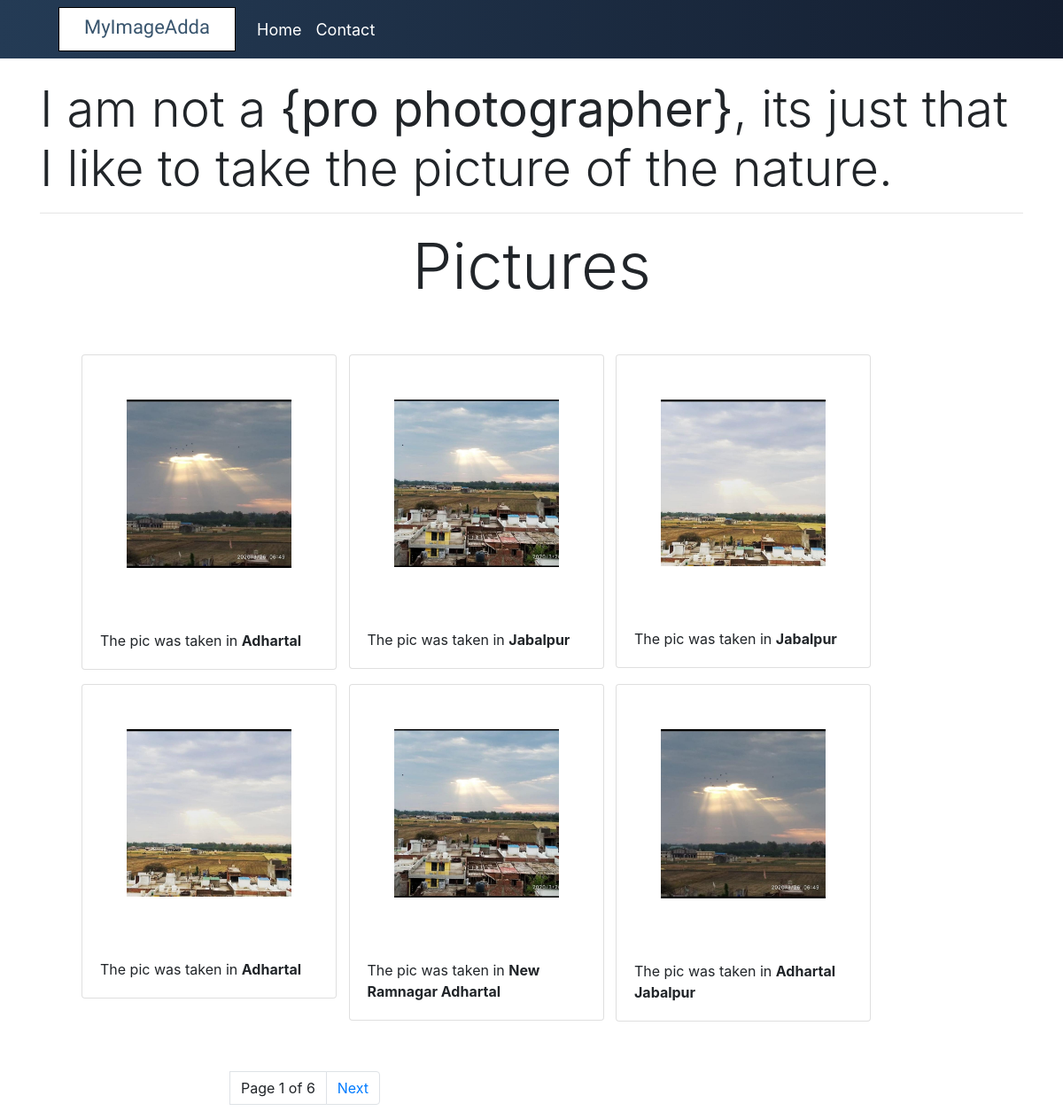
The page / on the database its author committed.
### MyImageAdda/models.py (models this page shows, shortened)
class Image(models.Model):
    picture = models.ImageField()
    place = models.CharField(max_length=200)

### MyImageAdda/views.py (the view)
# urls.py: path('', views.index, name='index')
def index(request):
    pic_list = Image.objects.all()
    paginator = Paginator(pic_list, 6)
    page = request.GET.get('page')
    try:
        pics = paginator.page(page)
    except PageNotAnInteger:
        pics = paginator.page(1)
    except EmptyPage:
        pics = paginator.page(paginator.num_pages)
    context = {
        'page': page,
        'pics': pics
    }
    return render(request, 'MyImageAdda/index.html', context)

### MyImageAdda/templates/MyImageAdda/index.html (shortened to what this page needs)
{% extends 'MyImageAdda/base.html' %}
{% load static %}
{% block content %}
<div class="container">
    <p class="display-4 pt-4">I am not a <strong>{pro photographer}</strong>, its just that I like to take the picture of the nature.</p>
    <hr>
    <h2 class="display-3 text-center ">Pictures</h2>
    <div class="row my-5 mx-3">
        {% for x in pics %}
        <div class="col-lg-3 mx-3">
            <div class="card my-2 " style="width: 18rem;">
                <img src="{{ x.picture.url }}" class="zoom card-img-top" alt="...">
                <div class="card-body">
                    <p class="card-text">The pic was taken in <strong>{{x.place}}</strong></p>
                </div>
            </div>
        </div>
        {% endfor %}
    </div>
</div>
{% include "MyImageAdda/pagination.html" with page=pics %}
{% endblock content %}

### MyImageAdda/templates/MyImageAdda/base.html (shortened to what this page needs)
{% load static %}
<!DOCTYPE html>
<html lang="en">
<head>
    <link rel="stylesheet" href="https://stackpath.bootstrapcdn.com/bootstrap/4.5.0/css/bootstrap.min.css">
    <link rel="stylesheet" href="{% static 'style.css' %}">
</head>
<body>
  <nav class="navbar  navbar-expand-lg">
  <a class="navbar-brand" href="{% url 'index' %}">MyImageAdda</a>
  <div class="collapse navbar-collapse" id="navbarNav">
    <ul class="navbar-nav">
      <li class="nav-item active">
        <a class="nav-link" href="{% url 'index' %}">Home <span class="sr-only">(current)</span></a>
      </li>
      <li class="nav-item">
        <a class="nav-link" href="{% url 'contact' %}">Contact</a>
      </li>
    </ul>
  </div>
</nav>
{% block content %}
{% endblock content %}
</body>
</html>

### MyImageAdda/templates/MyImageAdda/pagination.html (shortened to what this page needs)
<nav class ="pagination page" aria-label="Page navigation example">
    <ul class="pagination">
        <li class="page-item">
            <a class="page-link">Page {{page.number}} of {{page.paginator.num_pages}}</a>
        </li>
    <li class="page-item">
            {% if page.has_next %}
            <a class="page-link" href="?page={{page.next_page_number}}">Next</a>
            {% endif %}
        </li>
    </ul>
</nav>

### MyImageAdda/static/style.css (style rules this page uses)
.navbar { background: #141E30; background: -webkit-linear-gradient(to right, #243B55, #141E30); background: linear-gradient(to right, #243B55, #141E30); }
.navbar-brand { background: #fff; height:50px; width: 200px; text-align:center; padding-top:5px; color: #39556E; border: 1px solid black; font-family: 'Lemonada', cursive; margin-left: 50px; font-size:22px; }
.nav-link { color:#fff; font-size:18px; }
.page { margin-left: 260px; }
.zoom { padding: 50px; transition: transform .2s; }

### rows shown on the page
Image: picture (picture), place "Adhartal"
Image: picture (picture), place "Jabalpur"
Image: picture (picture), place "Jabalpur"
Image: picture (picture), place "Adhartal"
Image: picture (picture), place "New Ramnagar Adhartal"
Image: picture (picture), place "Adhartal Jabalpur"

### other values the page prints
{{ page.number }} "1"
{{ page.paginator.num_pages }} "6"
